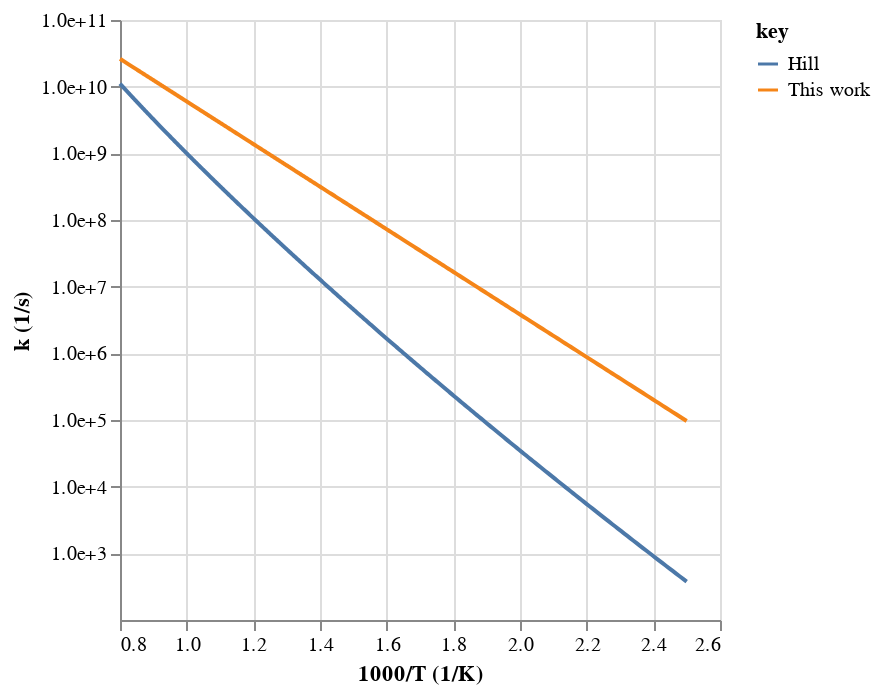
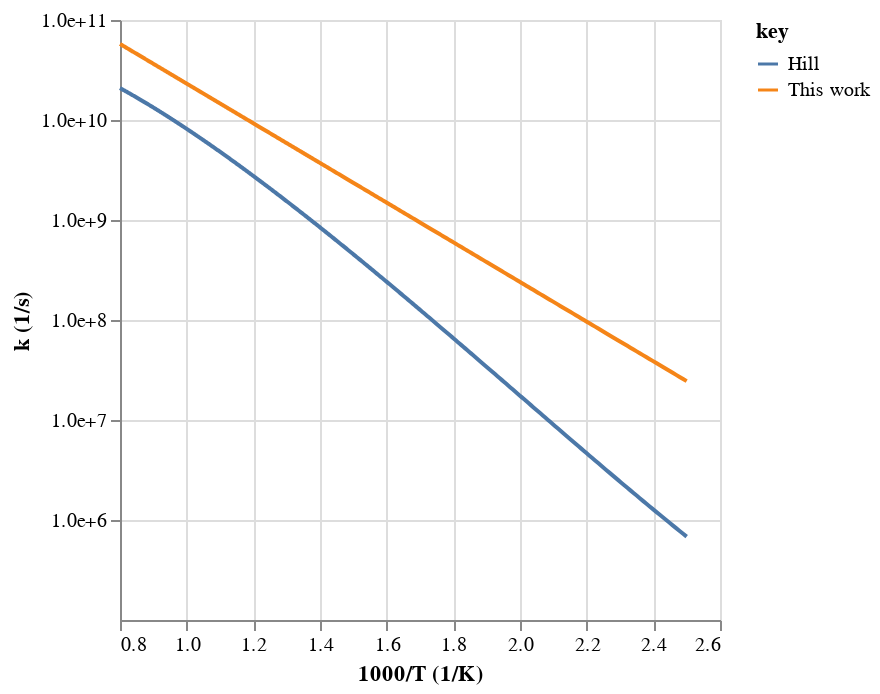
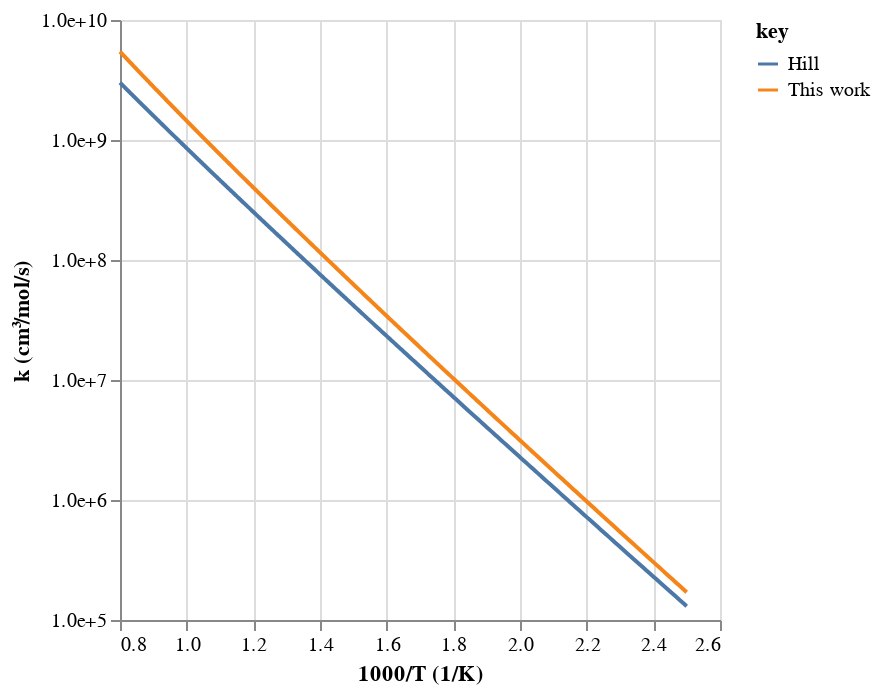
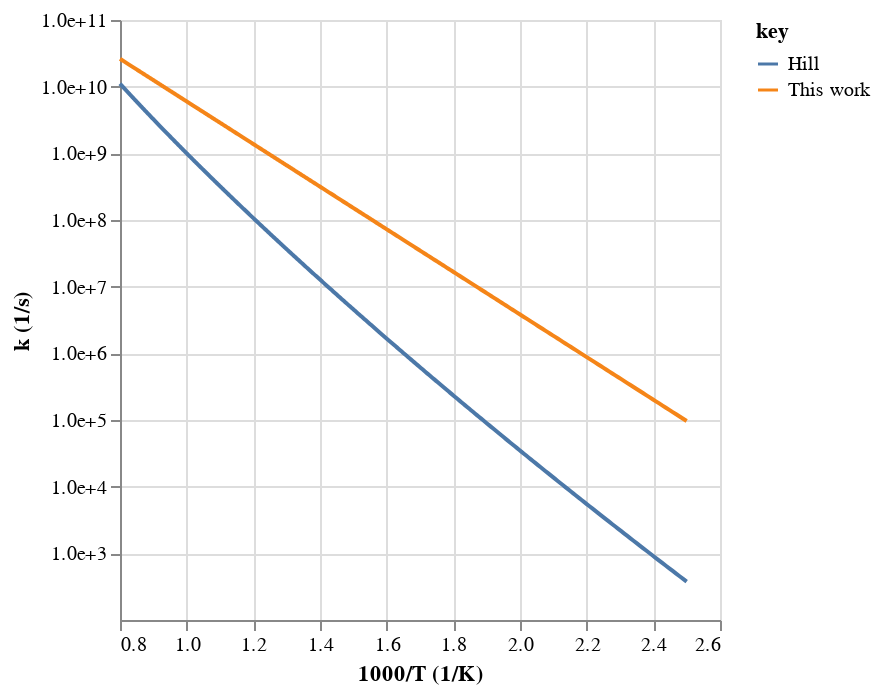

Write notebook code for charts like these, in order.
### Code cell
# Write
workflow.plot_rates(tag=tag, root_path=root_path)

### Figure 1 — Vega-Lite specification as saved in the notebook (floating-point values rounded to 4 significant figures; data arrays with more than 128 entries replaced by an {"elided": "..."} marker saying what was removed)
{"config": {"view": {"continuousWidth": 300, "continuousHeight": 300}}, "data": {"name": "data-574d97baa44f72cbd84fa4c6b0a9eab6"}, "mark": {"type": "line"}, "encoding": {"color": {"field": "key", "type": "nominal"}, "x": {"field": "x", "title": "1000/T (1/K)", "type": "quantitative"}, "y": {"axis": {"format": ".1e", "values": [1000, 10000, 100000, 1000000, 10000000, 100000000, 1000000000, 10000000000, 100000000000]}, "field": "value", "scale": {"type": "log"}, "title": "k (1/s)", "type": "quantitative"}}, "transform": [{"fold": ["This work", "Hill"]}], "$schema": "https://vega.github.io/schema/vega-lite/v5.20.1.json", "datasets": {"data-574d97baa44f72cbd84fa4c6b0a9eab6": {"elided": "500 records"}}}

### Figure 2 — Vega-Lite specification as saved in the notebook (floating-point values rounded to 4 significant figures; data arrays with more than 128 entries replaced by an {"elided": "..."} marker saying what was removed)
{"config": {"view": {"continuousWidth": 300, "continuousHeight": 300}}, "data": {"name": "data-2821ccd73ae48af396564c22ecb1370a"}, "mark": {"type": "line"}, "encoding": {"color": {"field": "key", "type": "nominal"}, "x": {"field": "x", "title": "1000/T (1/K)", "type": "quantitative"}, "y": {"axis": {"format": ".1e", "values": [1000000, 10000000, 100000000, 1000000000, 10000000000, 100000000000, 1000000000000]}, "field": "value", "scale": {"type": "log"}, "title": "k (1/s)", "type": "quantitative"}}, "transform": [{"fold": ["This work", "Hill"]}], "$schema": "https://vega.github.io/schema/vega-lite/v5.20.1.json", "datasets": {"data-2821ccd73ae48af396564c22ecb1370a": {"elided": "500 records"}}}

### Figure 3 — Vega-Lite specification as saved in the notebook (floating-point values rounded to 4 significant figures; data arrays with more than 128 entries replaced by an {"elided": "..."} marker saying what was removed)
{"config": {"view": {"continuousWidth": 300, "continuousHeight": 300}}, "data": {"name": "data-92b32d087df857dba45e5b2beb38ece8"}, "mark": {"type": "line"}, "encoding": {"color": {"field": "key", "type": "nominal"}, "x": {"field": "x", "title": "1000/T (1/K)", "type": "quantitative"}, "y": {"axis": {"format": ".1e", "values": [100000, 1000000, 10000000, 100000000, 1000000000, 10000000000, 100000000000]}, "field": "value", "scale": {"type": "log"}, "title": "k (cm³/mol/s)", "type": "quantitative"}}, "transform": [{"fold": ["This work", "Hill"]}], "$schema": "https://vega.github.io/schema/vega-lite/v5.20.1.json", "datasets": {"data-92b32d087df857dba45e5b2beb38ece8": {"elided": "500 records"}}}

### Figure 4 — Vega-Lite specification as saved in the notebook (floating-point values rounded to 4 significant figures; data arrays with more than 128 entries replaced by an {"elided": "..."} marker saying what was removed)
{"config": {"view": {"continuousWidth": 300, "continuousHeight": 300}}, "data": {"name": "data-574d97baa44f72cbd84fa4c6b0a9eab6"}, "mark": {"type": "line"}, "encoding": {"color": {"field": "key", "type": "nominal"}, "x": {"field": "x", "title": "1000/T (1/K)", "type": "quantitative"}, "y": {"axis": {"format": ".1e", "values": [1000, 10000, 100000, 1000000, 10000000, 100000000, 1000000000, 10000000000, 100000000000]}, "field": "value", "scale": {"type": "log"}, "title": "k (1/s)", "type": "quantitative"}}, "transform": [{"fold": ["This work", "Hill"]}], "$schema": "https://vega.github.io/schema/vega-lite/v5.20.1.json", "datasets": {"data-574d97baa44f72cbd84fa4c6b0a9eab6": {"elided": "500 records"}}}
